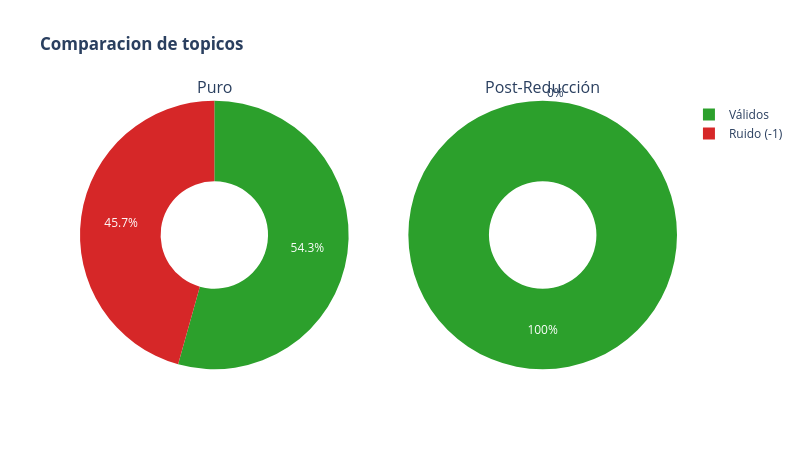

Notebook code for this chart:
### Markdown cell above
## 4. Diagnóstico visual de Outliers
Comparamos cuánto ruido generó el modelo base y cómo quedó tras la reasignación.

### Code cell
outliers_base = topics_base.count(-1)
clasificados_base = len(topics_base) - outliers_base
outliers_red = topics_reducidos.count(-1)
clasificados_red = len(topics_reducidos) - outliers_red

fig = make_subplots(
    rows=1, cols=2, 
    specs=[[{'type': 'domain'}, {'type': 'domain'}]],
    subplot_titles=[
        f"Puro",
        f"Post-Reducción"
    ]
)

fig.add_trace(go.Pie(labels=["Ruido (-1)", "Válidos"], values=[outliers_base, clasificados_base], hole=0.4, marker=dict(colors=["#d62728", "#2ca02c"])), row=1, col=1)
fig.add_trace(go.Pie(labels=["Ruido (-1)", "Válidos"], values=[outliers_red, clasificados_red], hole=0.4, marker=dict(colors=["#d62728", "#2ca02c"])), row=1, col=2)

fig.update_layout(title_text="<b>Comparacion de topicos</b>", template="plotly_white", height=450, width=800)
fig.show()

### Figure 1 — Plotly figure (JSON) as saved in the notebook; plotly's stock layout.template omitted (floating-point values rounded to 4 significant figures)
{"data": [{"domain": {"x": [0, 0.45], "y": [0, 1]}, "hole": 0.4, "labels": ["Ruido (-1)", "Válidos"], "marker": {"colors": ["#d62728", "#2ca02c"]}, "type": "pie", "values": [1623, 1932]}, {"domain": {"x": [0.55, 1], "y": [0, 1]}, "hole": 0.4, "labels": ["Ruido (-1)", "Válidos"], "marker": {"colors": ["#d62728", "#2ca02c"]}, "type": "pie", "values": [0, 3555]}], "layout": {"annotations": [{"font": {"size": 16}, "showarrow": false, "text": "Puro", "x": 0.225, "xanchor": "center", "xref": "paper", "y": 1, "yanchor": "bottom", "yref": "paper"}, {"font": {"size": 16}, "showarrow": false, "text": "Post-Reducción", "x": 0.775, "xanchor": "center", "xref": "paper", "y": 1, "yanchor": "bottom", "yref": "paper"}], "height": 450, "title": {"text": "<b>Comparacion de topicos</b>"}, "width": 800}}
